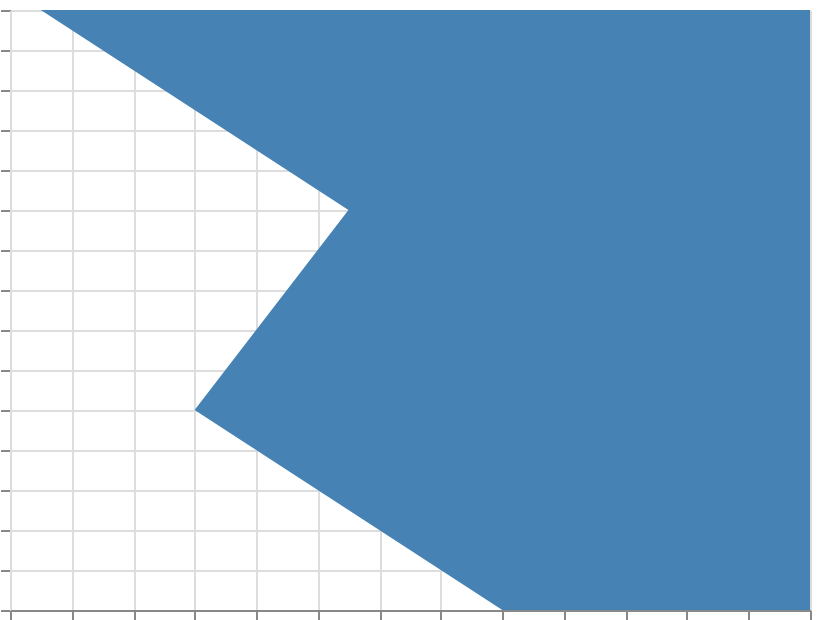

The specification (Vega-Lite) saved for this image:
### Vega specification from a JSON file in a GitHub repository (floating-point values rounded to 4 significant figures)
{"$schema": "https://vega.github.io/schema/vega/v6.json", "width": 400, "height": 300, "padding": 5, "autosize": "none", "data": [{"name": "table", "values": [{"y": 0, "x": 10}, {"y": 1, "x": 20}, {"y": 2, "x": 15}, {"y": 3, "x": 25}]}], "scales": [{"name": "y", "type": "linear", "domain": {"data": "table", "field": "y"}, "range": "height", "nice": true}, {"name": "x", "type": "linear", "domain": {"data": "table", "field": "x"}, "range": [{"signal": "width"}, 0], "nice": true}], "marks": [{"type": "area", "from": {"data": "table"}, "encode": {"update": {"y": {"scale": "y", "field": "y"}, "x": {"scale": "x", "field": "x"}, "x2": {"signal": "scale('x',0)"}, "fill": {"value": "steelblue"}, "orient": {"value": "horizontal"}}}}], "axes": [{"scale": "y", "orient": "left", "grid": true, "labels": false}, {"scale": "x", "orient": "bottom", "grid": true, "labels": false}]}
